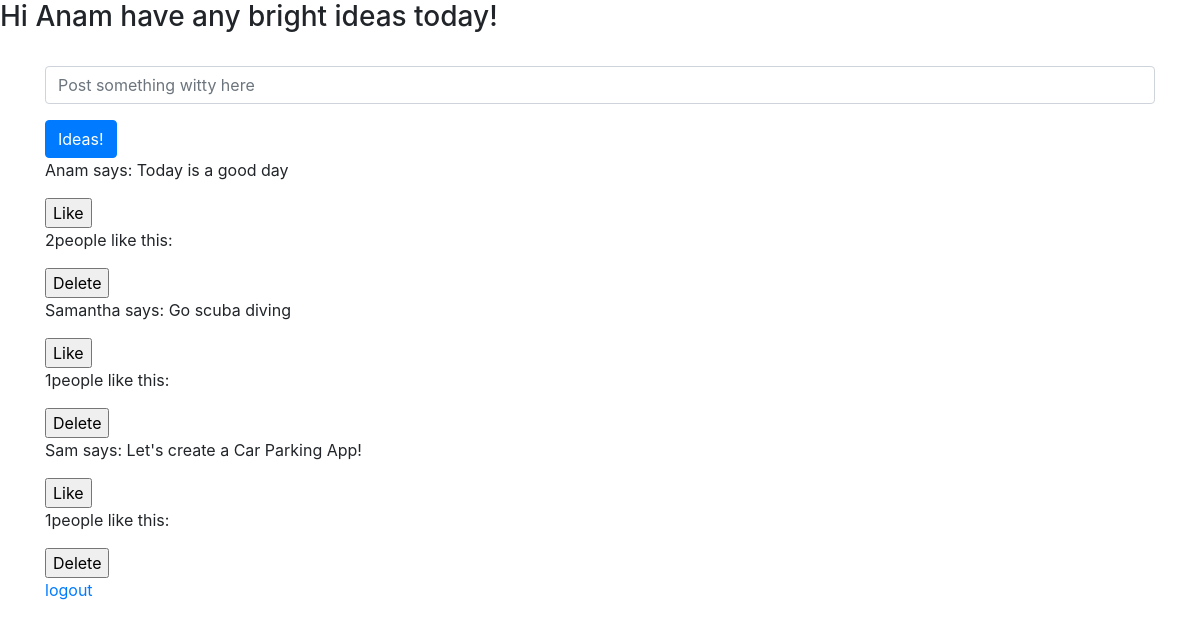
The app's page /bright_ideas (signed in) with its own data.
### app.py (models this page shows, shortened)
class User(db.Model):
    __tablename__ = "users"
    id=db.Column(db.Integer, primary_key=True)
    first_name=db.Column(db.String(255))
    last_name=db.Column(db.String(255))
    email=db.Column(db.String(255))
    password_hash=db.Column(db.String(255))
    liked_posts=db.relationship("Post", secondary=likes_table)
    followers=db.relationship("User",
        secondary=followers_table,
        primaryjoin=id==followers_table.c.followed_id,
        secondaryjoin=id==followers_table.c.follower_id,
        backref="following")
    created_at=db.Column(db.DateTime, server_default=func.now())
    updated_at=db.Column(db.DateTime, server_default=func.now(),onupdate=func.now())

class Post(db.Model):
    __tablename__="posts"
    id=db.Column(db.Integer, primary_key=True)
    message=db.Column(db.String(255))
    author_id=db.Column(db.Integer,db.ForeignKey("users.id"))
    author=db.relationship("User", backref="posts", cascade="all")
    likers=db.relationship("User", secondary=likes_table, cascade="all")
    created_at=db.Column(db.DateTime, server_default=func.now())
    updated_at=db.Column(db.DateTime, server_default=func.now(),onupdate=func.now())

### app.py (the view)
@app.route("/bright_ideas")
def bright_ideas():
    if "user_logged_in" not in session:
        flash("Please Log In")
        return redirect("/")
    user_logged_in=User.query.get(session['user_logged_in']['id'])
    approved_users_ids = [user.id for user in user_logged_in.following] + [user_logged_in.id]
    all_posts=Post.query.all()
    return render_template("bright_ideas.html", posts=all_posts)

### templates/bright_ideas.html (shortened to what this page needs)
<!DOCTYPE html>
<html lang="en">
<head>
    <link rel="stylesheet" href="https://stackpath.bootstrapcdn.com/bootstrap/4.3.1/css/bootstrap.min.css">
</head>
<body>
    <h3>Hi {{session['user_logged_in']['first']}} have any bright ideas today!</h3>
    <div class="container">
        <form action="/add_post" method="POST">
            <div class="form-group">
                <input type="text" class="form-control" name="message" placeholder="Post something witty here">
            </div>
           <button type="submit" class="btn btn-primary">Ideas!</button>
            <br>
        </form>
        {% for post in posts %}
            <p>{{post.author.first_name}} says: {{post.message}}</p>
            <form action="/posts/{{post.id}}/like" method="POST">
                <input type="submit" value="Like">
                <p> {{post.likers |length}}people like this:</p>
            </form>
            <form action="/posts/{{post.id}}/delete" method = "POST">
                <input type="submit" value="Delete">
            </form>
        {% endfor %}
    <a href="/logout">logout</a>
</body>
</html>

### records on screen
User: user_logged_in.first "Anam"
Post: author.first_name "Anam", message "Today is a good day", likers|length "2"
Post: author.first_name "Samantha", message "Go scuba diving", likers|length "1"
Post: author.first_name "Sam", message "Let's create a Car Parking App!", likers|length "1"
